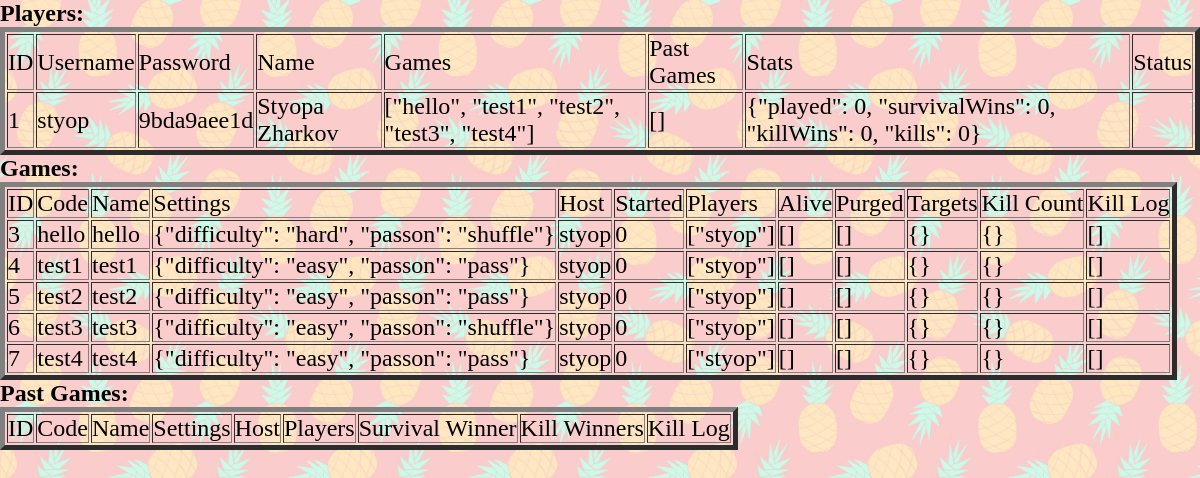
The page /debug/ on the database as committed earlier.
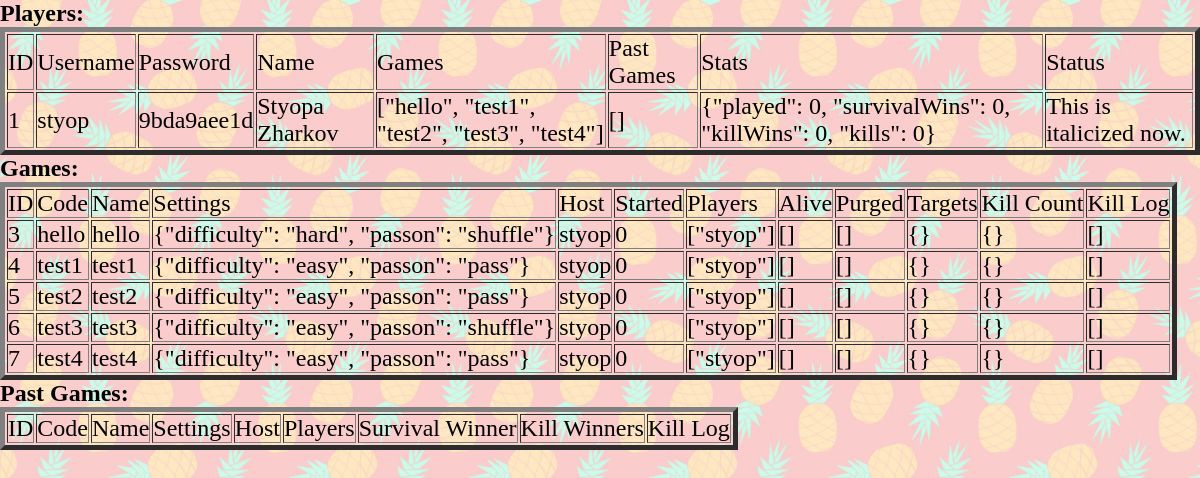
The same page on the database as committed later.
### tables this page shows
CREATE TABLE Players (     id INTEGER PRIMARY KEY AUTOINCREMENT,     user TEXT NOT NULL,     password TEXT NOT NULL,     name TEXT NOT NULL,     games TEXT NOT NULL,     pastGames TEXT NOT NULL,     stats TEXT NOT NULL,     status TEXT);

CREATE TABLE Games (     id INTEGER PRIMARY KEY AUTOINCREMENT,     code TEXT NOT NULL,     name TEXT NOT NULL,    settings TEXT NOT NULL,     host TEXT NOT NULL,     started BOOLEAN NOT NULL CHECK (started IN (0,1)),     players TEXT NOT NULL,     alive TEXT NOT NULL,     purged TEXT NOT NULL,     targets TEXT NOT NULL,     killCount TEXT NOT NULL,     killLog TEXT NOT NULL);

### app.py (the view)
@app.route('/debug/')
def debug():
    with sqlite3.connect("database.db") as con:
        con.row_factory = sqlite3.Row
        cur = con.cursor()
        cur.execute("SELECT * from Players")
        playerRows = cur.fetchall()   #rows of the Players table
        cur.execute("SELECT * from Games")
        gameRows = cur.fetchall()   #rows of the Games table
        cur.execute("SELECT * from pastGames")
        pastRows = cur.fetchall()   #rows of the pastGames table
    return render_template('debug.html', playerRows = playerRows, gameRows = gameRows, pastRows=pastRows)

### templates/debug.html (shortened to what this page needs)
<!DOCTYPE html>
<html lang="en">
<head>
    <link rel="stylesheet" href="{{ url_for('static', filename='css/main.css') }}">
    <link rel="stylesheet" href="{{ url_for('static', filename='css/debug.css') }}">
</head>
<body>
    <h2>Players:</h2>
    <table border=5>
        <thead>
        <td>ID</td>
        <td>Username</td>
        <td>Password</td>
        <td>Name</td>
        <td>Games</td>
        <td>Past Games</td>
        <td>Stats</td>
        <td>Status</td>
        </thead>
        {% for row in playerRows %}
        <tr>
        <td>{{row["id"]}}</td>
        <td>{{row["user"]}}</td>
        <td>{{row["password"][:10]}}</td>
        <td>{{row["name"]}}</td>
        <td>{{row["games"]}}</td>
        <td>{{row["pastGames"]}}</td>
        <td>{{row["stats"]}}</td>
        <td>{{row["status"]}}</td>
        </tr>
        {% endfor %}
        </table>
        <h2>Games:</h2>
        <table border=5>
            <thead>
            <td>ID</td>
            <td>Code</td>
            <td>Name</td>
            <td>Settings</td>
            <td>Host</td>
            <td>Started</td>
            <td>Players</td>
            <td>Alive</td>
            <td>Purged</td>
            <td>Targets</td>
            <td>Kill Count</td>
            <td>Kill Log</td>
            </thead>
            {% for row in gameRows %}
            <tr>
            <td>{{row["id"]}}</td>
            <td>{{row["code"]}}</td>
            <td>{{row["name"]}}</td>
            <td>{{row["settings"]}}</td>
            <td>{{row["host"]}}</td>
            <td>{{row["started"]}}</td>
            <td>{{row["players"]}}</td>
            <td>{{row["alive"]}}</td>
            <td>{{row["purged"]}}</td>
            <td>{{row["targets"]}}</td>
            <td>{{row["killCount"]}}</td>
            <td>{{row["killLog"]}}</td>
            </tr>
            {% endfor %}
            </table>
            <h2>Past Games:</h2>
            <table border=5>
                <thead>
                <td>ID</td>
                <td>Code</td>
                <td>Name</td>
                <td>Settings</td>
                <td>Host</td>
                <td>Players</td>
                <td>Survival Winner</td>
                <td>Kill Winners</td>
                <td>Kill Log</td>
                </thead>
                </table>
</body>
</html>

### static/css/main.css (style rules this page uses)
* { margin: 0; padding: 0; font-family: 'Times New Roman', Times, serif; font-size: x-large; }
body { background-image: url(/static/img/backgrounds/pastelLight.jpg); background-size: 30%; }

Rows that differ between the two databases and show on the page:
changed Players "styop": status (not shown) → "This is italicized now."
